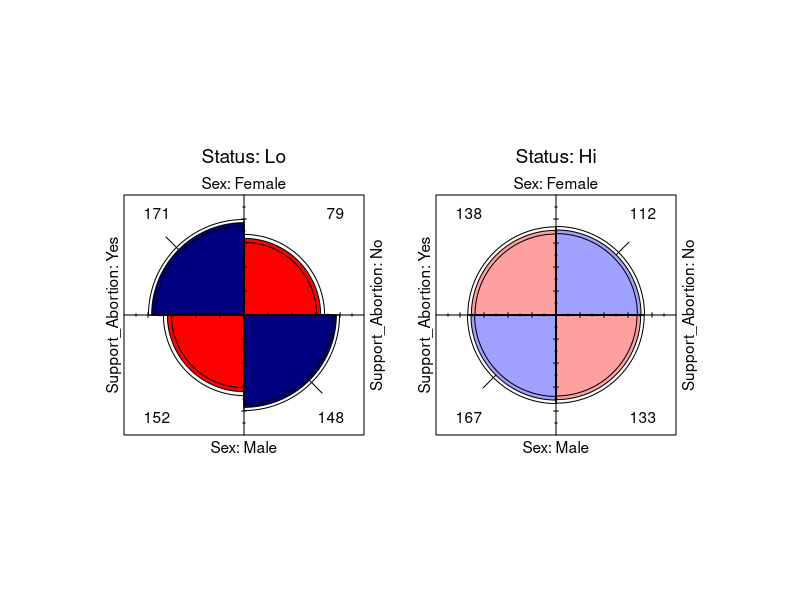
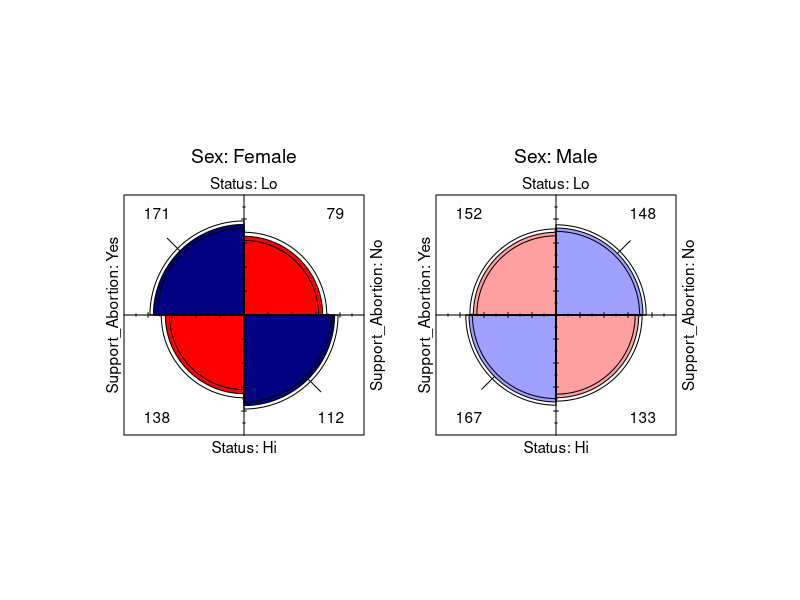
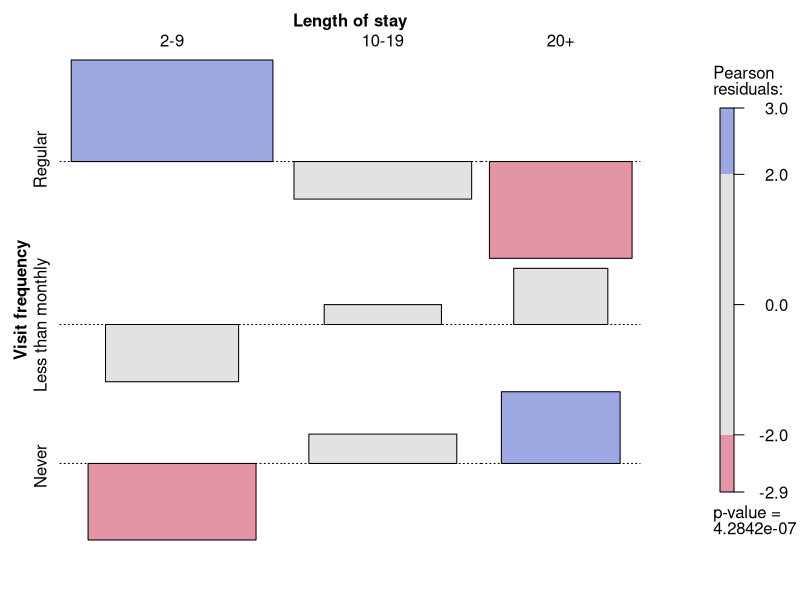
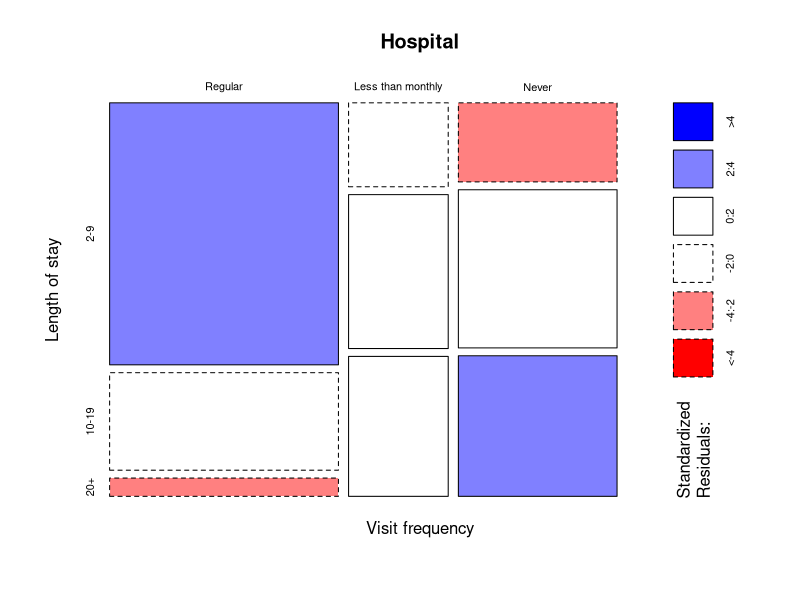
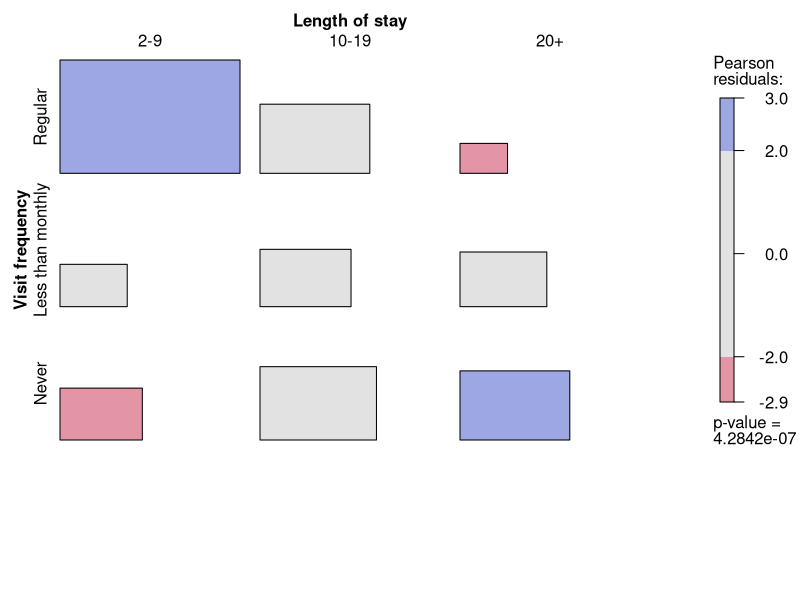
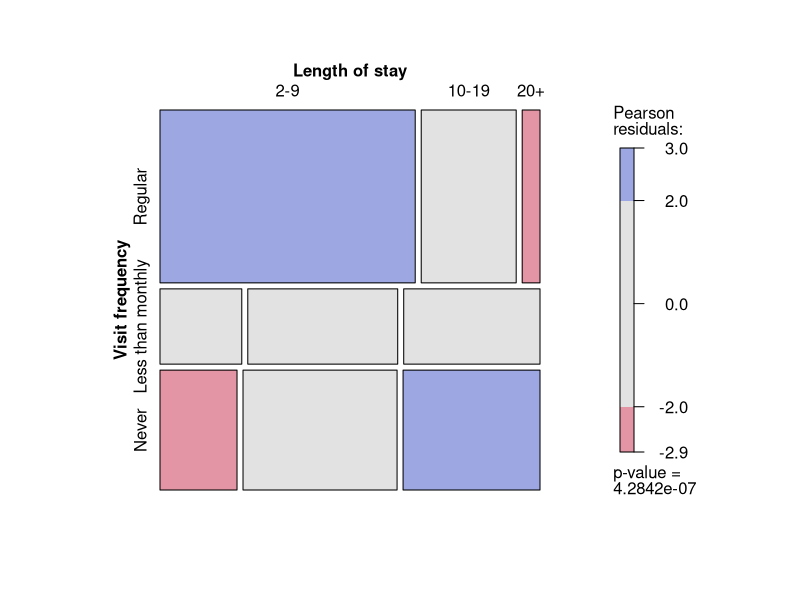
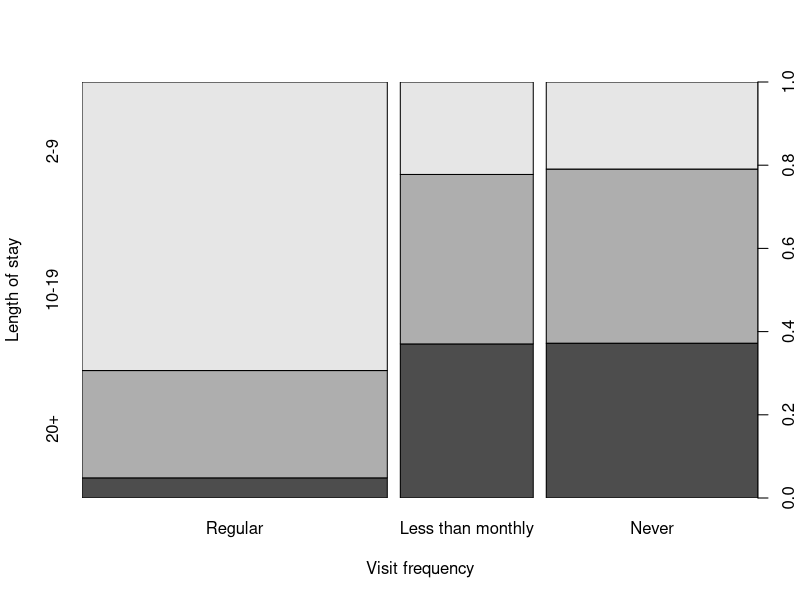
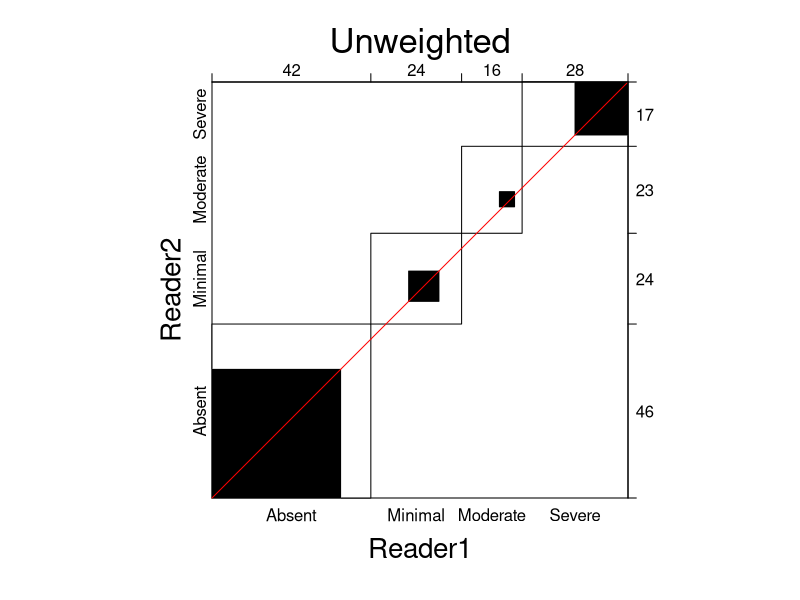

The R source for these figures, in order:
#' ---
#' title: "Assignment 2: Some solutions"
#' author: "Michael Friendly"
#' date: "`r format(Sys.Date())`"
#' output:
#'   html_document:
#'     theme: readable
#'     code_download: true
#' ---

#+ echo=FALSE
knitr::opts_chunk$set(
  warning = FALSE,   # avoid warnings and messages in the output
  message = FALSE
)

#' ## Exercise 4.2: Abortion data

library(vcdExtra)
data(Abortion, package="vcdExtra")
structable(Abortion)

#' ### 4.2a, b: Fourfold displays, stratified by status and sex
#' Permuting the table dimensions gives different views
Abortion2<-aperm(Abortion, c(1,3,2))
fourfold(Abortion2)

Abortion3<-aperm(Abortion, c(2,3,1))
fourfold(Abortion3)

#' ### 4.2c: odds ratios
#' Sex by support for abortion, stratified by status
summary(oddsratio(Abortion2))

#' Status by support for abortion, stratified by sex
summary(oddsratio(Abortion3)) 

#' ### Summary
#' Support for abortion differs by sex and status. Among low status individuals,
#' there is a strong tendency for women to support it compared to men. There
#' is no association between sex and support among men.
#' 
#' 
#' ## Exercise 4.4: Hospital visits
#' $\chi^2$ test and association
str(Hospital)
chisq.test(Hospital)
assocstats(Hospital)

#' There is a strong association between visit frequency and length of stay
#'
#' ### Association plot
#' The association plot shows that regular visits lead to shorter length of stay,
#' never visiting to longer length of stay
assoc(Hospital, shade=TRUE)

#' ### CHMtest for ordinal variables
#' All CMH tests are significant, but the test for non-zero correlation has the largest
#' $\chi^2 /df$ and the smallest p-value.
CMHtest(Hospital)

#' ### other plots
plot(Hospital, shade=TRUE)
tile(Hospital, shade=TRUE)
mosaic(Hospital, shade=TRUE)
spineplot(Hospital)

#' ## Exercise 4.6: Mammograms
str(Mammograms)
Mammograms

#' ### Kappa
#' The unweighted $\kappa = 0.37$ is moderately strong, but the weighted versions,
#' particularly using Fleiss-Cohen weights show very strong agreement, allowing
#' for small steps of disagreement.
Kappa(Mammograms)
Kappa(Mammograms, weights= "Fleiss-Cohen")
confint(Kappa(Mammograms))

#' ### Agreement plots
#' The agreement plots illustrate the strength of agreement. There is no tendency for the
#' boxes to deviate systematically from the diagonal line, indicating that the two readers
#' use the diagnostic categories more or less the same, except for the `Severe` category.
#' 
agreementplot(Mammograms, main="Unweighted", weights=1)
agreementplot(Mammograms, main="Weighted")
